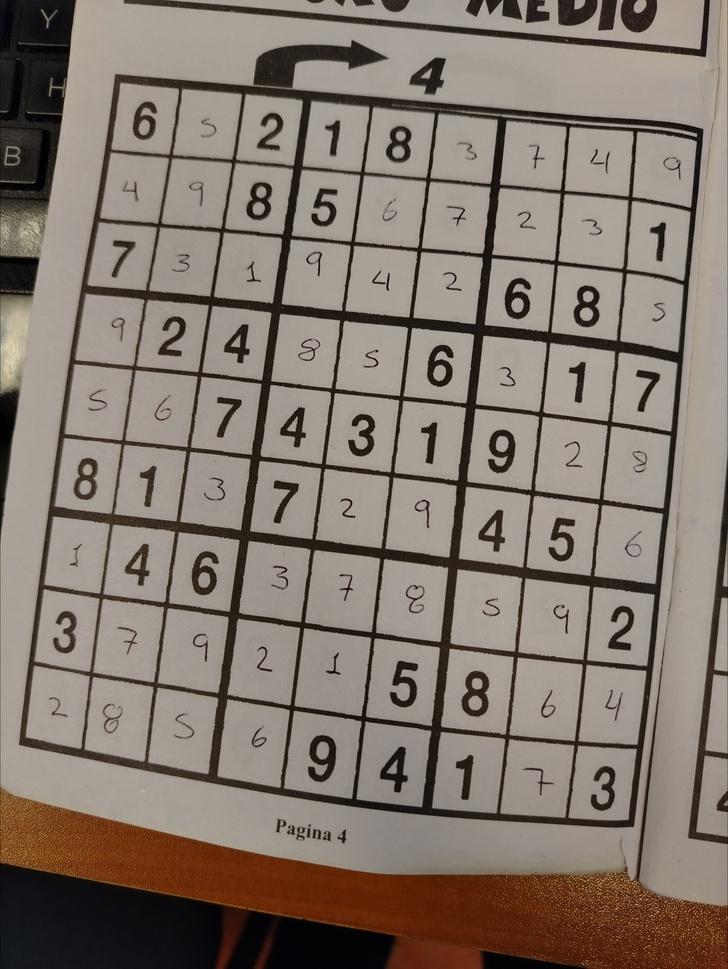
#> input picture assets/sudoku2.jpg, 728 x 969 px, shrunk from 3002 x 3998 before the run
$ jupyter execute --allow-errors sudoku_bounds.ipynb
#> lines starting #> are read from the running program, lines starting #| are printed output that depends on the picture
[cell 1]
import ultralytics
from ultralytics import YOLO
ultralytics.checks()
#> (this line was passed over: ultralytics is not available in this run)
import cv2
from matplotlib import pyplot as plt
import numpy as np
import torch
import imutils

#> (a cell that did not finish here is left out)

#> (a cell that did not finish here is left out)

#> (a cell that did not finish here is left out)

#> (a cell that did not finish here is left out)

#> (a cell that did not finish here is left out)

#> (a cell that did not finish here is left out)

#> (a cell that did not finish here is left out)

[cell 9]
image_total = cv2.imread("../assets/sudoku2.jpg", cv2.IMREAD_GRAYSCALE)
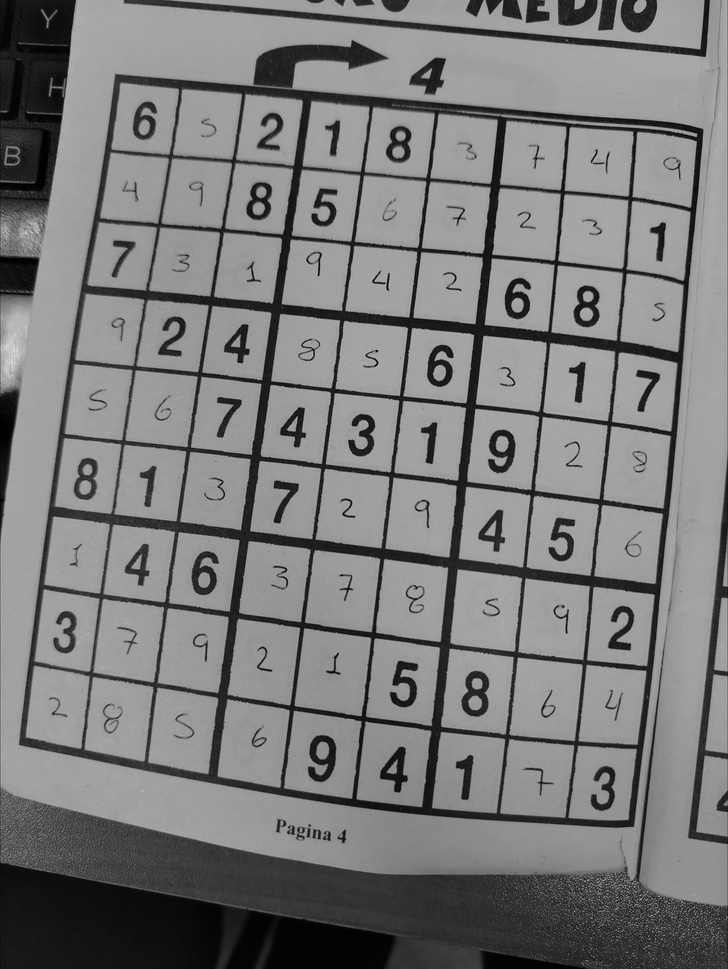
#> image_total: shape (969, 728); min 0, max 223, mean 122.4
#> (the rest of this cell did not finish here and is left out)


$ run again, with assets/sudoku0.jpg copied over assets/sudoku2.jpg
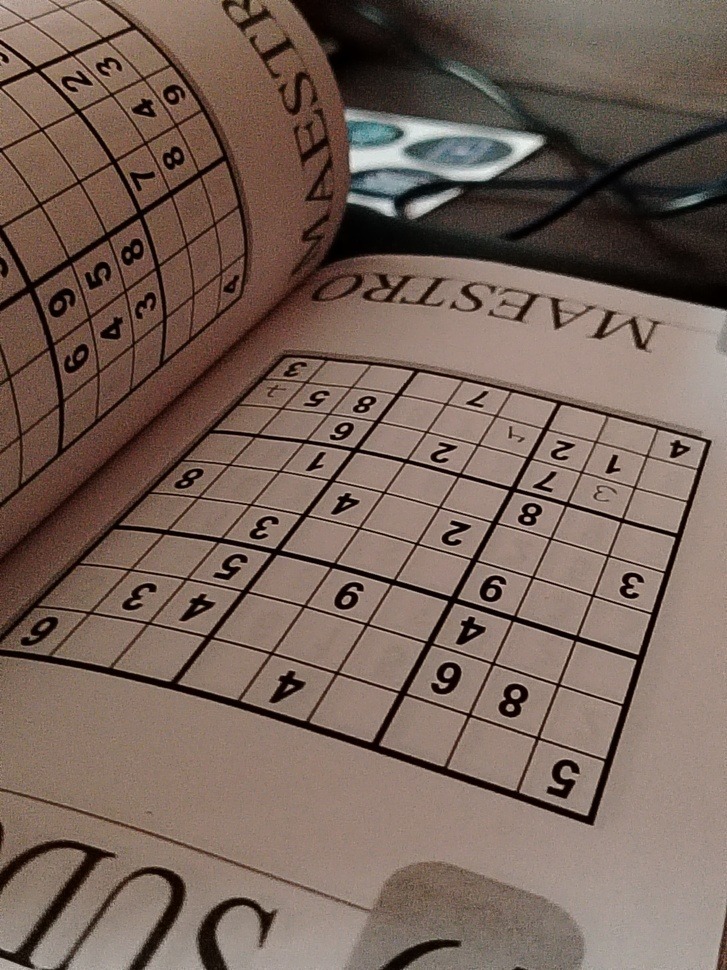
#> input picture assets/sudoku0.jpg, 727 x 970 px, shrunk from 3000 x 4000 before the run
#> `image_total = cv2.imread("../assets/sudoku2.jpg", cv2.IMREAD_GRAYSCALE)`:
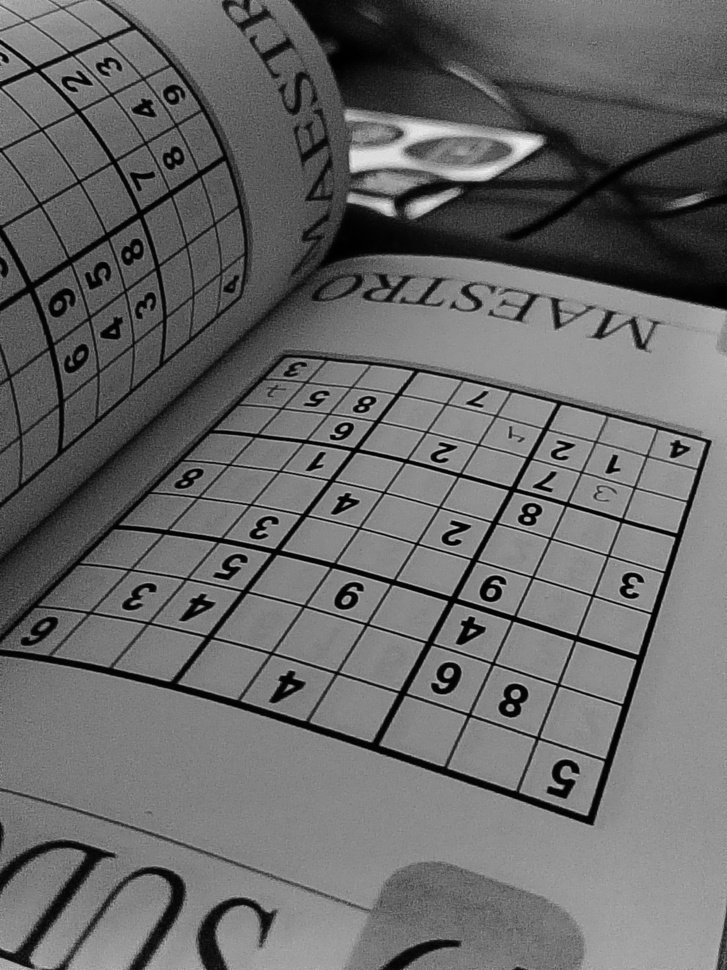
#> image_total: shape (970, 727); min 0, max 242, mean 104.5

$ run again, with assets/sudoku1.jpg copied over assets/sudoku2.jpg
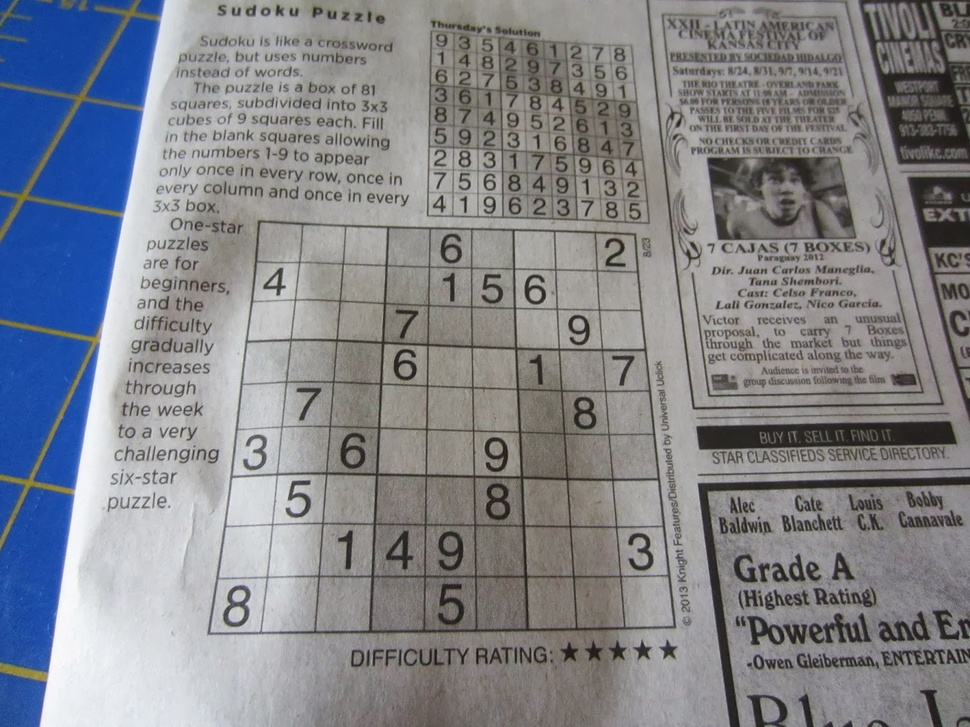
#> input picture assets/sudoku1.jpg, 970 x 727 px, shrunk from 1600 x 1200 before the run
#> `image_total = cv2.imread("../assets/sudoku2.jpg", cv2.IMREAD_GRAYSCALE)`:
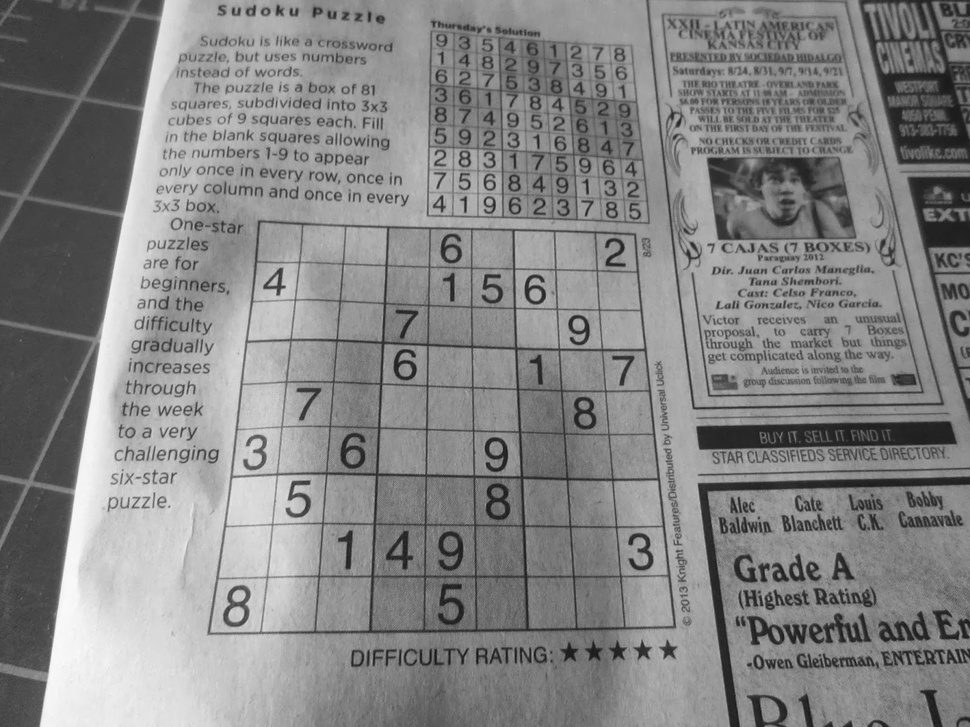
#> image_total: shape (727, 970); min 17, max 253, mean 132.6
